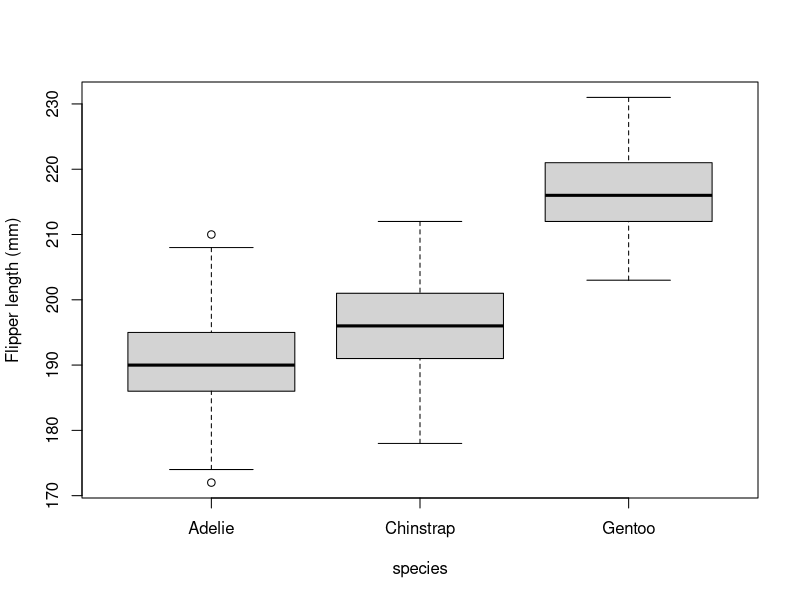
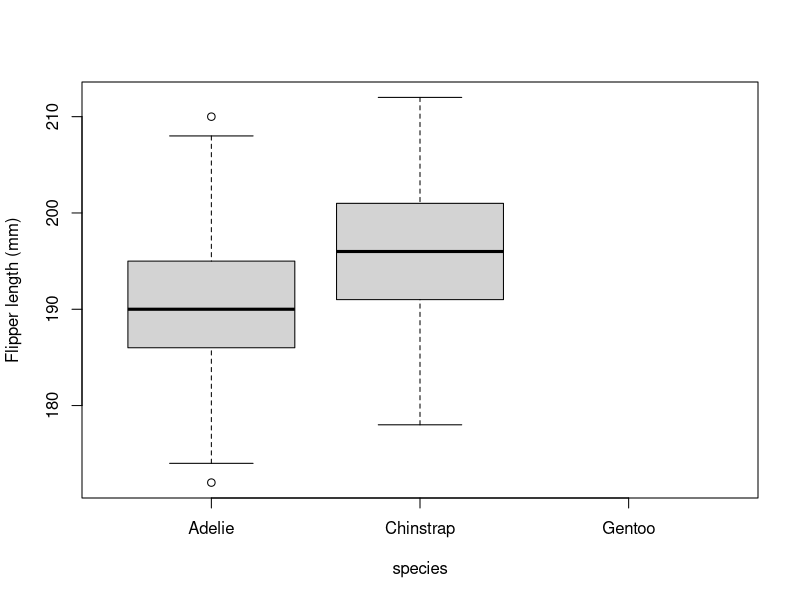
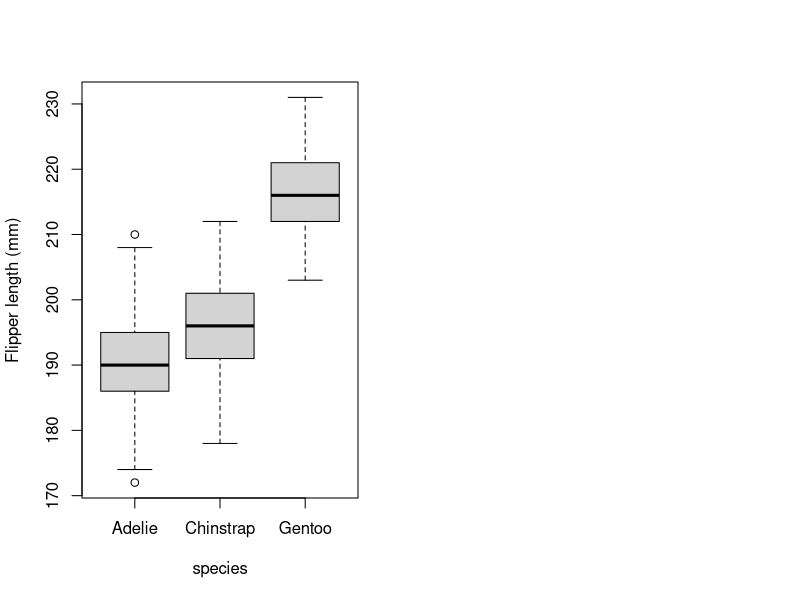
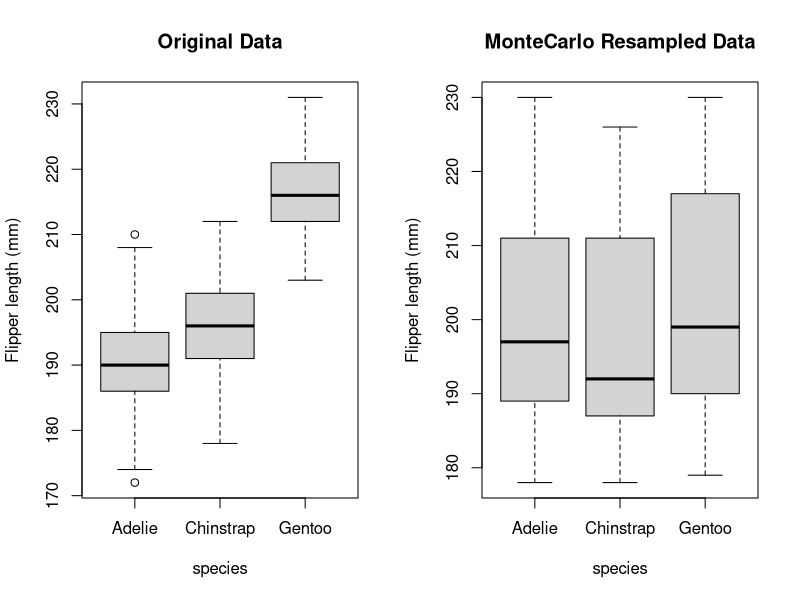
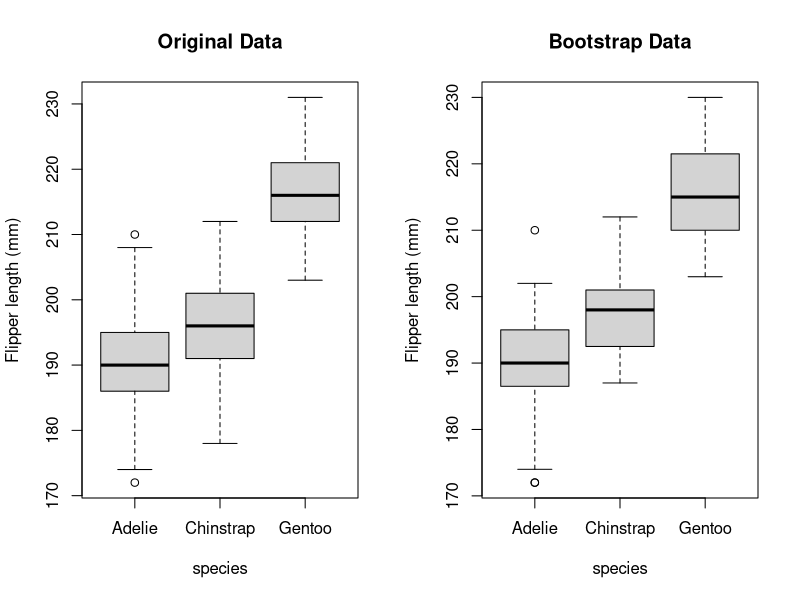
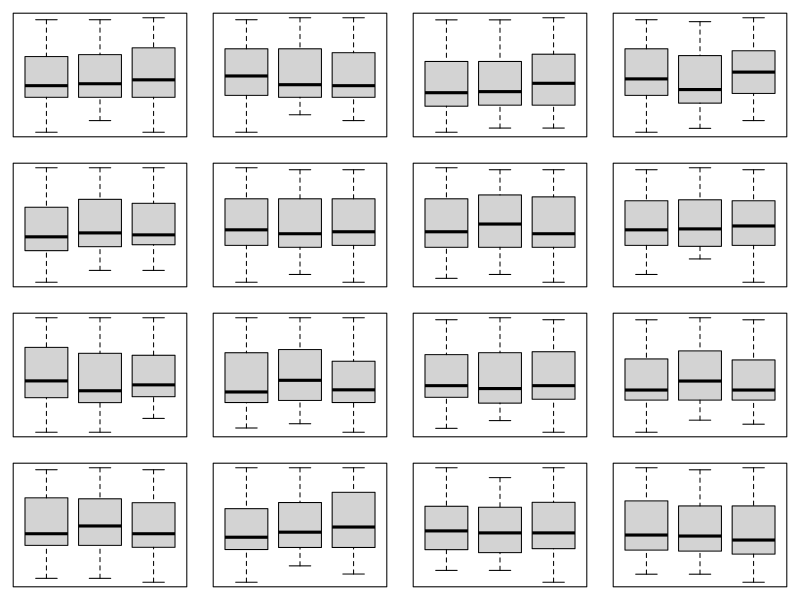
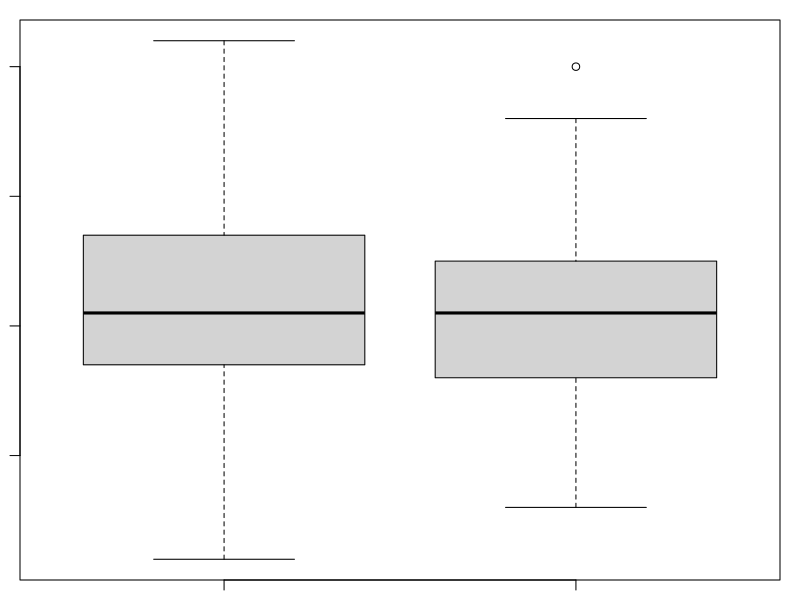
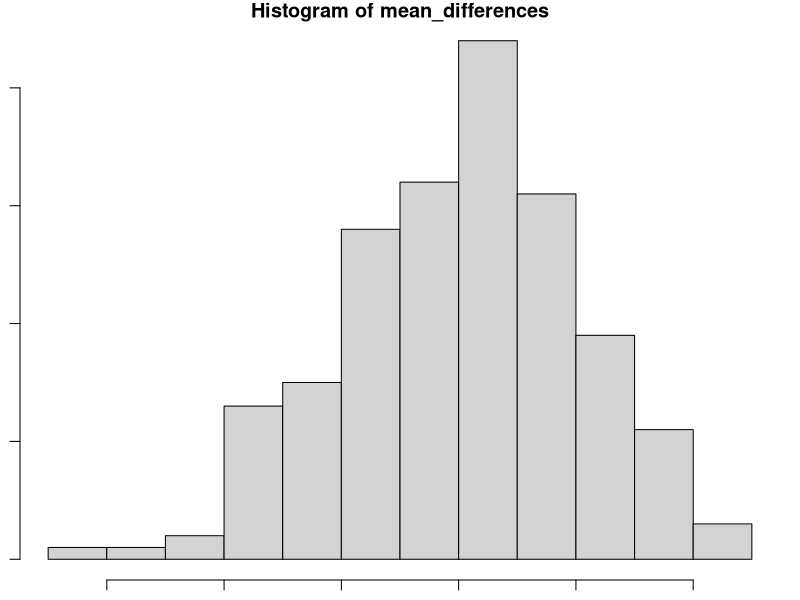

Here is the R script that generated these plots, in order: (Note: this script raises an error after producing the figures.)
require(palmerpenguins)
#R Function for the SE
sse_mean = function(x)sd(penguins$bill_depth_mm, na.rm=TRUE)/sqrt(length
(penguins$bill_depth_mm))

sse_mean(penguins$bill_depth_mm)

#penguin data
boxplot(
  flipper_length_mm ~ species, data = penguins,
  ylab = "Flipper length (mm)")

#2-species data
dat_pen = subset(penguins, species != "Gentoo")
boxplot(
  flipper_length_mm ~ species, data = dat_pen,
  ylab = "Flipper length (mm)")

#drop levels
dat_pen = droplevels(subset(penguins, species != "Gentoo"))
{
  par(mfrow = c(1, 2))
  boxplot(
    flipper_length_mm ~ species, data = penguins,
    ylab = "Flipper length (mm)")
}

#Resampling w/ replacement

set.seed(123)

flipper_shuffled = sample(
  penguins$flipper_length_mm, replace = TRUE)

{
  par(mfrow = c(1, 2))
  boxplot(
    flipper_length_mm ~ species, data = penguins,
    ylab = "Flipper length (mm)",
    main = "Original Data")
  boxplot(
    flipper_shuffled ~ penguins$species,
    ylab = "Flipper length (mm)",
    main = "MonteCarlo Resampled Data",
    xlab = "species")
}

#Bootstrap Resampling and Alternative Hypotheses
penguins2 = penguins[sample(1:nrow(penguins), replace = T), ]

{
  par(mfrow = c(1, 2))
  boxplot(
    flipper_length_mm ~ species, data = penguins,
    ylab = "Flipper length (mm)",
    main = "Original Data")
  boxplot(
    flipper_length_mm ~ species, data = penguins2,
    ylab = "Flipper length (mm)",
    main = "Bootstrap Data")
}

#repeated MC resampling
par(mfrow = c(4, 4), mar = c(1, 1, 1, 1))
for (i in 1:16)
{
  
  flipper_shuffled = sample(
    penguins$flipper_length_mm, replace = TRUE)
  
  boxplot(
    flipper_shuffled ~ penguins$species,
    ann = F, axes = F)
  box()
  
}

#Classical t-test: Adelie and Chinstrap penguins
t.test(dat_pen$flipper_length_mm ~ dat_pen$species)

#Two-sample resampling
set.seed(1)
flipper_shuffled = sample(dat_pen$flipper_length_mm)

par(mfrow = c(1, 1))
boxplot(flipper_shuffled ~ dat_pen$species)

#classical test on resampled data
t_test_1 = t.test(flipper_shuffled ~ dat_pen$species)
t_test_1

#difference of means
t_test = t.test(dat_pen$flipper_length_mm ~ dat_pen$species)
t_test

t_test$estimate

diff_observed = round(diff(t_test$estimate), digits = 3)
print(diff_observed, digits = 3)

#Using aggregate()

agg_means = aggregate(
  flipper_length_mm ~ species, 
  data = dat_pen, 
  FUN = "mean", 
  na.rm = TRUE)
diff_observed = diff(agg_means[, 2])

agg_means
diff_observed

table(dat_pen$species)

n_1 = 68
n_2 = 152

dat_1 = sample(dat_pen$flipper_length_mm, n_1, replace = TRUE)
dat_2 = sample(dat_pen$flipper_length_mm, n_2, replace = TRUE)

diff_simulated = 
  mean(dat_1, na.rm = TRUE) - mean(dat_2, na.rm = TRUE)

print(c(observed = diff_observed, simulated = diff_simulated))


#Simulation function
x = dat_pen$flipper_length_mm
n_1 = 68
n_2 = 152

dat_1 = sample(x, n_1, replace = TRUE)
dat_2 = sample(x, n_2, replace = TRUE)

diff_simulated = 
  mean(dat_1, na.rm = TRUE) - mean(dat_2, na.rm = TRUE)

two_group_resample_diff = function(x, n_1, n_2) 
{
 x_ok = x[!is.na(x)] 
 
 x1 = sample(x_ok, size = n_1, replace = T)
 x2 = sample(x_ok, size = n_2, replace = T)
 return(mean(x1) - mean(x2))
 
}

set.seed(54321)
two_group_resample_diff(dat_pen$flipper_length_mm, 68, 152)

#resampling experiment
n = 200
mean_differences = c()
for (i in 1:n)
{
  mean_differences = c(
    mean_differences,
    two_group_resample_diff(dat_pen$flipper_length_mm, 68, 152)
  )
}

sum(abs(mean_differences) >= diff_observed)
hist(mean_differences)

t_test = t.test(flipper_shuffled ~ dat_pen$species)

str(t_test)

t_test$estimate

#Q1

#how many na values are there?
is.na(penguins$body_mass_g)
#what does T/F correspond to?
print(penguins$body_mass_g)

rm(list = ls())

sse_mean = function(x)
{

  sse = sd(x, na.rm=TRUE)/sqrt(length(x) - sum(is.na(x)))
  return(sse)
}

sse_mean(penguins$body_mass_g)
sse_mean(mtcars$mpg)

#Q2

?mean()

two_group_resample_diff = function(x, n_1, n_2) 
{
  x_ok = x[!is.na(x)] 
  
  x1 = sample(x_ok, size = n_1, replace = T)
  x2 = sample(x_ok, size = n_2, replace = T)
  
  difference_in_means = mean(x1) - mean(x2)
  
  return(difference_in_means)
  
}

#Q4

n = 2000
mean_differences = c()
for (i in 1:n)
{
  mean_differences = c(
    mean_differences,
    two_group_resample_diff(dat_pen$flipper_length_mm, 86, 152)
  )
}
?hist()
hist(mean_differences)

#Q5
sum(abs(mean_differences) > 5.8)


#Q7

dat_pen = subset(penguins, species != "Gentoo")
boxplot(
  dat_pen$bill_depth_mm ~ species, data = dat_pen,
  ylab = "Bill Depth (mm)")

#Q8
agg_means = aggregate(
  bill_depth_mm ~ species, 
  data = dat_pen, 
  FUN = "mean", 
  na.rm = TRUE)
diff_crit = diff(agg_means[, 2])

agg_means
diff_crit

#Q9
t.test(dat_pen$bill_depth_mm ~ dat_pen$species)

#Q10

n = 1000
mean_differences = c()
for (i in 1:n)
{
  mean_differences = c(
    mean_differences,
    two_group_resample_diff(dat_pen$bill_depth_mm, 86, 152)
  )
}

sum(abs(mean_differences) > diff_crit)


#Q11
hist(mean_differences, 
     main = "Bill Depth Mean Differences")

